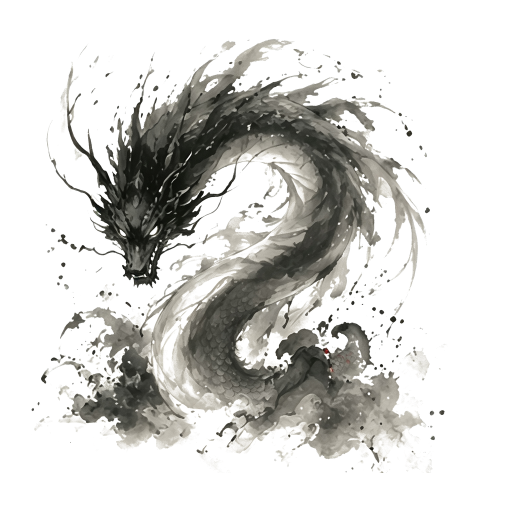
#> input picture assets/boss/xuanming-p1/BOSS_XUANMING_P1_skill_01.png, 1024 x 1024 px (shown at 1/2 size)
$ python build-p1-core-sequence.py
#> lines starting #> are read from the running program, lines starting #| are printed output that depends on the picture
from pathlib import Path
from PIL import Image, ImageChops, ImageDraw, ImageFilter

ROOT = Path(__file__).resolve().parents[1]
OUT = ROOT / "assets" / "boss" / "xuanming-p1" / "new-master" / "core-cast"
CANVAS = 1536
TARGET_HEAD = (520, 505)
TARGET_EYE_GAP = 68


def paper_to_alpha(path):
    image = Image.open(path).convert("RGB")
    gray = image.convert("L")
    alpha = gray.point(lambda value: 0 if value >= 244 else min(255, int((244 - value) * 4.0)))
    alpha = alpha.filter(ImageFilter.GaussianBlur(0.6))
    ink = Image.merge("RGB", (gray, gray, gray))
    ink.putalpha(alpha)
    return ink


def normalize(image, source_head, source_eye_gap):
    image = image.convert("RGBA")
    scale = TARGET_EYE_GAP / source_eye_gap
    image = image.resize((round(image.width * scale), round(image.height * scale)), Image.Resampling.LANCZOS)
    scaled_head = (source_head[0] * scale, source_head[1] * scale)
    offset = (round(TARGET_HEAD[0] - scaled_head[0]), round(TARGET_HEAD[1] - scaled_head[1]))
    canvas = Image.new("RGBA", (CANVAS, CANVAS), (0, 0, 0, 0))
    canvas.alpha_composite(image, offset)
    return canvas


def release_frame(body):
    projectile_path = ROOT / "assets/boss/xuanming-p1/projectiles/BOSS_XUANMING_HEAVY_CORE_01.png"
    projectile = Image.open(projectile_path).convert("RGBA")
    bbox = projectile.getchannel("A").getbbox()
    projectile = projectile.crop(bbox)
    projectile_alpha = projectile.getchannel("A")
    projectile_gray = projectile.convert("L")
    projectile = Image.merge("RGBA", (projectile_gray, projectile_gray, projectile_gray, projectile_alpha))
    projectile.thumbnail((145, 145), Image.Resampling.LANCZOS)
    frame = body.copy()
    # The core is already detached and positioned below the fixed head anchor.
    frame.alpha_composite(projectile, (TARGET_HEAD[0] - 150 - projectile.width // 2, TARGET_HEAD[1] + 165))
    return frame


def main():
    OUT.mkdir(parents=True, exist_ok=True)
    specs = [
        (ROOT / "assets/boss/xuanming-p1/BOSS_XUANMING_P1_skill_01.png", (347, 478), 45, False),
        (ROOT / "assets/boss/xuanming-p1/BOSS_XUANMING_P1_skill_02.png", (347, 478), 45, False),
        (ROOT / "assets/boss/xuanming-p1/BOSS_XUANMING_P1_skill_03.png", (347, 478), 45, False),
    ]
    normalized = []
    for path, head, eye_gap, paper in specs:
        image = paper_to_alpha(path) if paper else Image.open(path).convert("RGBA")
#> image is the input picture: PIL image 1024x1024 RGBA; mean R, G, B, A 48.2, 47.7, 44.4, 79.2
        normalized.append(normalize(image, head, eye_gap))
#> in normalize, `canvas = Image.new("RGBA", (CANVAS, CANVAS), (0, 0, 0, 0))`: canvas: PIL image 1536x1536 RGBA; every value is 0
#> in normalize, `canvas.alpha_composite(image, offset)`:
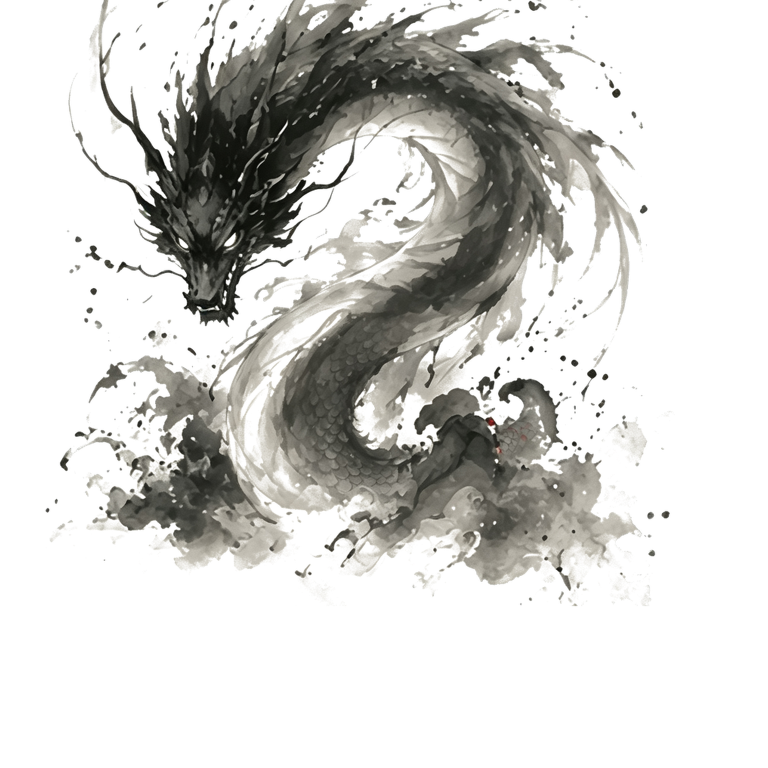
#> canvas: PIL image 1536x1536 RGBA (shown at 1/2 size); mean R, G, B, A 49, 48.4, 45.1, 79.3; transparent parts drawn white
#> pass 2 of the loop in main, `for path, head, eye_gap, paper in specs:`:
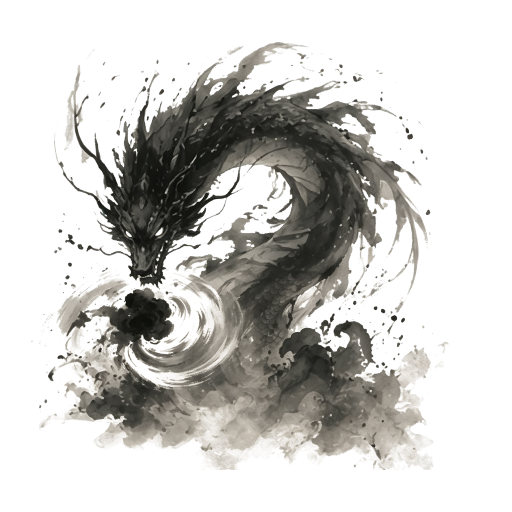
#> input picture assets/boss/xuanming-p1/BOSS_XUANMING_P1_skill_02.png, 1024 x 1024 px (shown at 1/2 size)
#> in main, image is the input picture: PIL image 1024x1024 RGBA; mean R, G, B, A 49, 47.8, 44.6, 88.3
#> image: PIL image 1547x1547 RGBA
#> in normalize (call 2), `canvas.alpha_composite(image, offset)`:
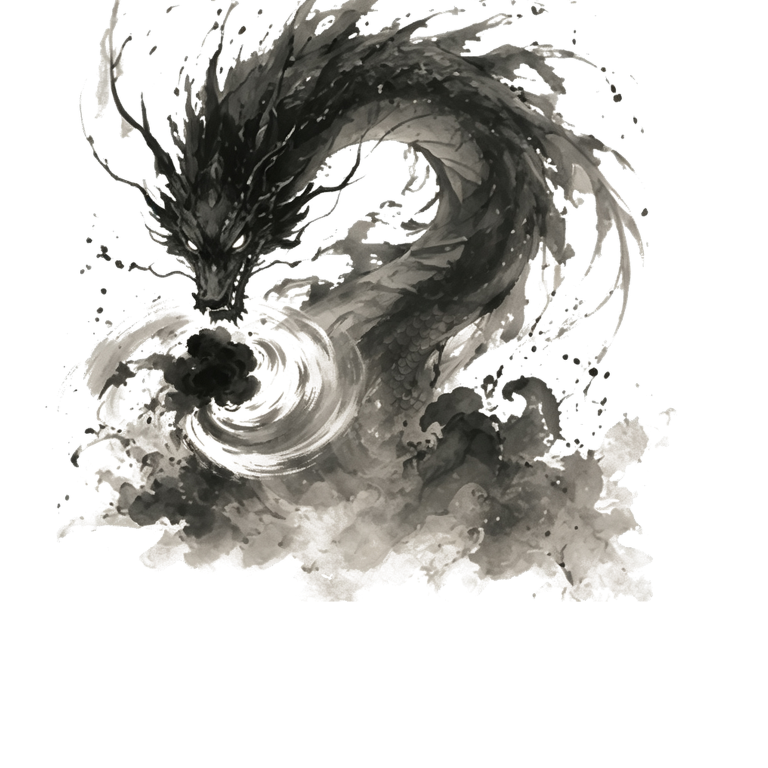
#> canvas: PIL image 1536x1536 RGBA (shown at 1/2 size); mean R, G, B, A 50, 48.8, 45.5, 88.7; transparent parts drawn white
#> pass 3 of the loop in main, `for path, head, eye_gap, paper in specs:`:
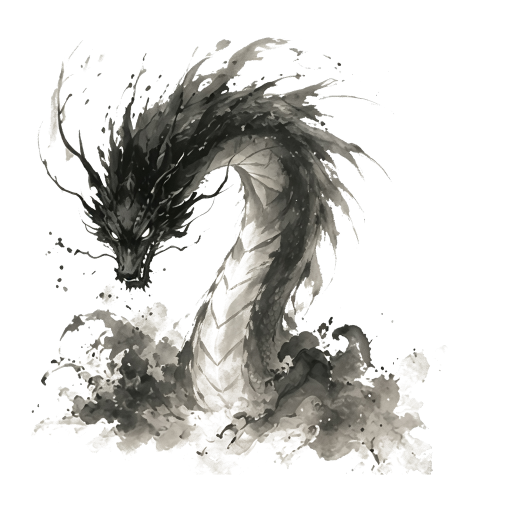
#> input picture assets/boss/xuanming-p1/BOSS_XUANMING_P1_skill_03.png, 1024 x 1024 px (shown at 1/2 size)
#> in main, image is the input picture: PIL image 1024x1024 RGBA; mean R, G, B, A 45.8, 45, 42, 75
#> image: PIL image 1547x1547 RGBA
#> in normalize (call 3), `canvas.alpha_composite(image, offset)`:
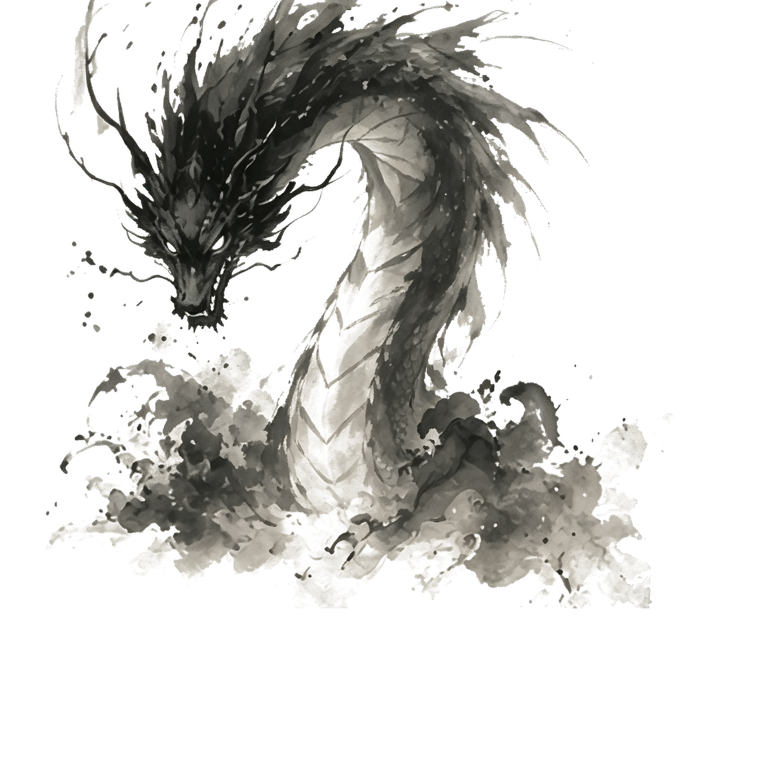
#> canvas: PIL image 1536x1536 RGBA (shown at 1/2 size); mean R, G, B, A 46.1, 45.3, 42.3, 74.9; transparent parts drawn white
    frames = [normalized[0], normalized[1], release_frame(normalized[0]), normalized[2]]
    for index, frame in enumerate(frames, 1):
        frame.save(OUT / f"BOSS_XUANMING_P1_CORE_CAST_{index:02d}.png")

    paper_color = (239, 232, 216, 255)
    cell = 640
    sheet = Image.new("RGBA", (cell * 4, cell), paper_color)
    for index, frame in enumerate(frames):
        preview = frame.resize((cell, cell), Image.Resampling.LANCZOS)
        sheet.alpha_composite(preview, (cell * index, 0))
        draw = ImageDraw.Draw(sheet)
        draw.text((cell * index + 18, 18), str(index + 1), fill=(55, 48, 42, 220))
    sheet.resize((1536, 384), Image.Resampling.LANCZOS).convert("RGB").save(
        OUT / "BOSS_XUANMING_P1_CORE_CAST_CONTACT_SHEET.jpg", quality=92
    )


if __name__ == "__main__":
#> (the run stopped early here; a loop or call above may not have finished)
